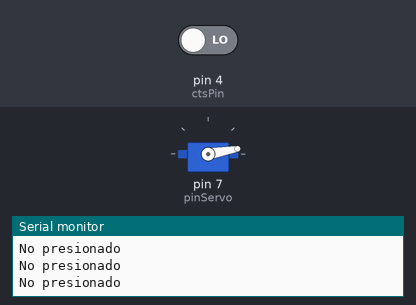
Recording of a sketch running on a simulated Arduino Uno, built with avr-gcc and run on an emulated ATmega328P. Parts: servo, the last lines printed to the serial monitor. Inputs (shaded band) come from the test bench; at power-on: pin 4 (ctsPin) LOW.

Above: at 1.8 s.
1.9 s: pin 4 (ctsPin) driven HIGH
At 2.15 s:
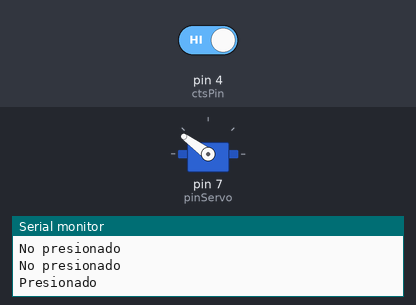
4.9 s: pin 4 (ctsPin) driven LOW
At 5.4 s:
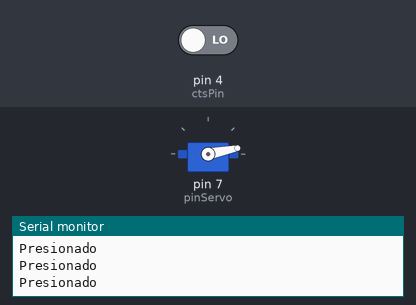
Timing chart, 0 to 7.9 s (numbered marks = the images above; inputs shaded):
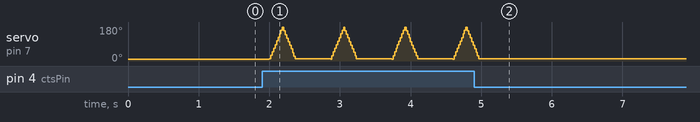

Measured:
- after the input at 4.9 s, servo on pin 7 (pinServo): goes on until 5.0 s, then stays 11°

The sketch:

touch.ino
```cpp
// SERVO
#include <Servo.h>
Servo servo;
int angle = 10;
int pinServo = 7;

#define ctsPin 4 // Pin Touch
void setup() {
  Serial.begin(9600);
  // TOUCH
  pinMode(ctsPin, INPUT);

  // SERVO
  servo.attach(pinServo);
  servo.write(angle);
}

void loop() {
  // touch
  int ctsValue = digitalRead(ctsPin);
  if (ctsValue == HIGH) {
    Serial.println("Presionado");
    moverMotor();

  }
  else {
    //digitalWrite(ledPin, LOW);
    Serial.println("No presionado");
  }
  delay(500);
}

void moverMotor() {
  for (angle = 10; angle < 180; angle++)
  {
    servo.write(angle);
    delay(1);
  }
  // now scan back from 180 to 0 degrees
  for (angle = 180; angle > 10; angle--)
  {
    servo.write(angle);
    delay(1);
  }
}
```
